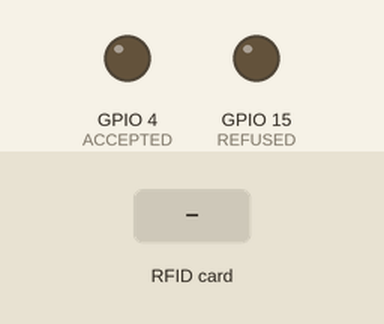
Simulated run of this sketch. Board: ESP32. Shown: output pins drawn as LEDs (lit = HIGH). The inputs (shaded band) are chosen by the test bench. WiFi joins after 1.5 s; servers stay silent unless stated; uploads are accepted with an empty reply; what the sketch prints to the serial monitor is not drawn.

Above: at 2.7 s.
2.8 s: RFID card 5E 7A 19 C4 held to the reader
At 4.1 s:
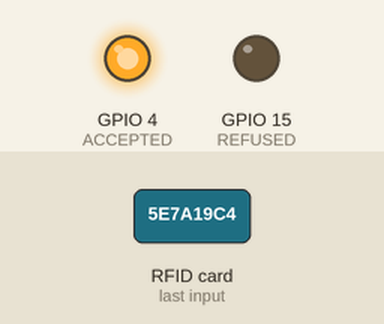
Timing chart, 0 to 6.5 s (numbered marks = the images above; inputs shaded):
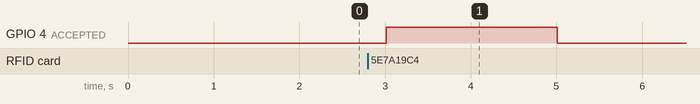

Measured:
- after the input at 2.8 s, GPIO 4 (ACCEPTED): LOW → HIGH after 0.21 s, → LOW 2.0 s later

The sketch:

smart_ru.ino
```cpp
#include <WiFi.h>
#include <HTTPClient.h>
#include <SPI.h>
#include <MFRC522.h>

#define SS_PIN 21
#define RST_PIN 22
#define REFUSED 15
#define ACCEPTED 4

MFRC522 mfrc522(SS_PIN, RST_PIN);

const char* ssid = "G73";
const char* password = "melo1234";
const float amount = 0.8;
String serverName = "http://192.168.138.204:8080/payment/";

void setup() {
  Serial.begin(115200);

  WiFi.begin(ssid, password);

  Serial.println("Connecting");
  while (WiFi.status() != WL_CONNECTED) {
    delay(500);
    Serial.print(".");
  }

  Serial.println("");
  Serial.print("Connected to WiFi network with IP Address: ");
  Serial.println(WiFi.localIP());

  SPI.begin();
  mfrc522.PCD_Init();

  Serial.println();

  pinMode(15, OUTPUT);
  pinMode(4, OUTPUT);
}

void loop() {
  if (!mfrc522.PICC_IsNewCardPresent()) {
    return;
  }

  if (!mfrc522.PICC_ReadCardSerial()) {
    return;
  }

  String  id = "";
  for (byte i = 0; i < mfrc522.uid.size; i++) {
    Serial.print(mfrc522.uid.uidByte[i] < 0x10 ? "0" : "");
    Serial.print(mfrc522.uid.uidByte[i], HEX);
    id.concat(String(mfrc522.uid.uidByte[i] < 0x10 ? " 0" : " "));
    id.concat(String(mfrc522.uid.uidByte[i], HEX));
  }

  id.toUpperCase();

  if (WiFi.status() == WL_CONNECTED) {
    WiFiClient client;
    HTTPClient http;


    http.begin(client, serverName);
    http.addHeader("Content-Type", "application/json");
    String data = "{\"card_id\":\"" + id + "\", \"amount\":" + amount + "}";
    int httpResponseCode = http.POST(data);

    if (httpResponseCode == 200){
      digitalWrite(ACCEPTED, HIGH);
      delay(2000);
      digitalWrite(ACCEPTED, LOW);
    }else{
      digitalWrite(REFUSED, HIGH);
      delay(2000);
      digitalWrite(REFUSED, LOW);
    }

    Serial.println();
    Serial.print("HTTP Response code: ");
    Serial.println(httpResponseCode);

    // Free resources
    http.end();
  } else {
    Serial.println("WiFi Disconnected");
  }
}
```
